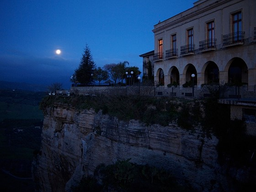
#> input picture Low-light-Image-Enhancement/2.bmp, 256 x 192 px, shrunk from 560 x 420 before the run
$ python demo.py   (older library calls are emulated)
#> lines starting #> are read from the running program, lines starting #| are printed output that depends on the picture
### Low-light-Image-Enhancement/exposure_enhancement.py
import numpy as np
import cv2
from scipy.spatial import distance
from scipy.ndimage.filters import convolve
from scipy.sparse import diags, csr_matrix
from scipy.sparse.linalg import spsolve

from utils import get_sparse_neighbor


def create_spacial_affinity_kernel(spatial_sigma: float, size: int = 15):
    # creates a kernel used for computing spatial affinity based Gaussian weights.
    kernel = np.zeros((size, size))
    for i in range(size):
        for j in range(size):
            kernel[i, j] = np.exp(-0.5 * (distance.euclidean((i, j), (size // 2, size // 2)) ** 2) / (spatial_sigma ** 2))

    return kernel


def compute_smoothness_weights(L: np.ndarray, x: int, kernel: np.ndarray, eps: float = 1e-3):
    # computing the smoothness weights for the illumination map.
    Lp = cv2.Sobel(L, cv2.CV_64F, int(x == 1), int(x == 0), ksize=1)
    T = convolve(np.ones_like(L), kernel, mode='constant')
    T = T / (np.abs(convolve(Lp, kernel, mode='constant')) + eps)
    return T / (np.abs(Lp) + eps)


def fuse_multi_exposure_images(im: np.ndarray, under_ex: np.ndarray, over_ex: np.ndarray,bc: float = 1, bs: float = 1, be: float = 1):
    # fuses under-exposure and over-exposure corrected images to produce a well-exposed image.
    merge_mertens = cv2.createMergeMertens(bc, bs, be)
    images = [np.clip(x * 255, 0, 255).astype("uint8") for x in [im, under_ex, over_ex]]
    fused_images = merge_mertens.process(images)
    return fused_images


def refine_illumination_map_linear(L: np.ndarray, gamma: float, lambda_: float, kernel: np.ndarray, eps: float = 1e-3):
    # Defines the illumination map based on an optimization problem described in the DUAL and LIME papers
    # compute smoothness weights
    wx = compute_smoothness_weights(L, x=1, kernel=kernel, eps=eps)
    wy = compute_smoothness_weights(L, x=0, kernel=kernel, eps=eps)

    n, m = L.shape
    L_1d = L.copy().flatten()

    # compute the five-point spatially inhomogeneous Laplacian matrix
    row, column, data = [], [], []
    for p in range(n * m):
        diag = 0
        for q, (k, l, x) in get_sparse_neighbor(p, n, m).items():
            weight = wx[k, l] if x else wy[k, l]
            row.append(p)
            column.append(q)
            data.append(-weight)
            diag += weight
        row.append(p)
        column.append(p)
        data.append(diag)
    F = csr_matrix((data, (row, column)), shape=(n * m, n * m))

    # solve the linear system
    Id = diags([np.ones(n * m)], [0])
    A = Id + lambda_ * F
    L_refined = spsolve(csr_matrix(A), L_1d, permc_spec=None, use_umfpack=True).reshape((n, m))

    # gamma correction
    L_refined = np.clip(L_refined, eps, 1) ** gamma

    return L_refined


def correct_underexposure(im: np.ndarray, gamma: float, lambda_: float, kernel: np.ndarray, eps: float = 1e-3):
    #correct underexposudness using the retinex based algorithm presented in DUAL and LIME paper.
    # first estimation of the illumination map
    L = np.max(im, axis=-1)
    # illumination refinement
    L_refined = refine_illumination_map_linear(L, gamma, lambda_, kernel, eps)

    # correct image underexposure
    L_refined_3d = np.repeat(L_refined[..., None], 3, axis=-1)
    im_corrected = im / L_refined_3d
    return im_corrected


def enhance_image_exposure(im: np.ndarray, gamma: float, lambda_: float, dual: bool = True, sigma: int = 3,bc: float = 1, bs: float = 1, be: float = 1, eps: float = 1e-3):
    #Enhance input image, using either DUAL method, or LIME method
    # create spacial affinity kernel
    kernel = create_spacial_affinity_kernel(sigma)

    # correct underexposudness
    im_normalized = im.astype(float) / 255.
    under_corrected = correct_underexposure(im_normalized, gamma, lambda_, kernel, eps)

    if dual:
        # correct overexposure and merge if DUAL method is selected
        inv_im_normalized = 1 - im_normalized
        over_corrected = 1 - correct_underexposure(inv_im_normalized, gamma, lambda_, kernel, eps)
        # fuse images
        im_corrected = fuse_multi_exposure_images(im_normalized, under_corrected, over_corrected, bc, bs, be)
    else:
        im_corrected = under_corrected

    # convert to 8 bits and returns
    return np.clip(im_corrected * 255, 0, 255).astype("uint8")

### Low-light-Image-Enhancement/utils.py
def get_sparse_neighbor(p: int, n: int, m: int):
    """Returns a dictionnary, where the keys are index of 4-neighbor of `p` in the sparse matrix,
       and values are tuples (i, j, x), where `i`, `j` are index of neighbor in the normal matrix,
       and x is the direction of neighbor.

    Arguments:
        p {int} -- index in the sparse matrix.
        n {int} -- number of rows in the original matrix (non sparse).
        m {int} -- number of columns in the original matrix.

    Returns:
        dict -- dictionnary containing indices of 4-neighbors of `p`.
    """
    i, j = p // m, p % m
    d = {}
    if i - 1 >= 0:
        d[(i - 1) * m + j] = (i - 1, j, 0)
    if i + 1 < n:
        d[(i + 1) * m + j] = (i + 1, j, 0)
    if j - 1 >= 0:
        d[i * m + j - 1] = (i, j - 1, 1)
    if j + 1 < m:
        d[i * m + j + 1] = (i, j + 1, 1)
    return d

### Low-light-Image-Enhancement/demo.py
import argparse
from argparse import RawTextHelpFormatter
import glob
from os import makedirs
from os.path import join, exists, basename, splitext

import cv2
from tqdm import tqdm

from exposure_enhancement import enhance_image_exposure

# load images
file = "./2.bmp"
images = [cv2.imread(file)]
# create save directory
directory = "."
# enhance images
for i, image in tqdm(enumerate(images), desc="Enhancing images"):
    gamma = 0.6
    lambda_ = 0.15
    sigma = 3
    bc = 1
    bs = 1
    be = 1
    eps = 1e-3
    useDUAL = True
    enhanced_image = enhance_image_exposure(image, gamma, lambda_, useDUAL,sigma=sigma, bc=bc, bs=bs, be=be, eps=eps)
    filename = basename(file)
    name, ext = splitext(filename)
    method = "DUAL" # change it to DUAL for using DUAL method or LIME for using LIME method
    corrected_name = f"{name}_{method}_g{gamma}_l{lambda_}{ext}"
    cv2.imwrite(join(directory, corrected_name), enhanced_image)
#> this loop made 1 pass
#> (gamma, lambda_, sigma, bc, bs, be, eps, useDUAL) on pass 1: (0.6, 0.15, 3, 1, 1, 1, 0.001, True)
#> pass 1, in correct_underexposure, `L = np.max(im, axis=-1)`:
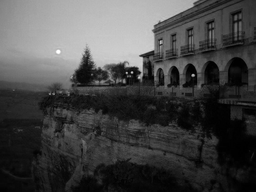
#> L: shape (192, 256) float64; min 0, max 1, mean 0.275
#> pass 1, in compute_smoothness_weights, `Lp = cv2.Sobel(L, cv2.CV_64F, int(x == 1), int(x == 0), ksize=1)`:
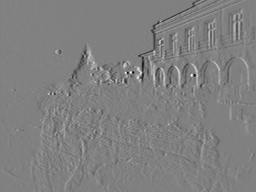
#> Lp: shape (192, 256) float64; min -0.722, max 0.71, mean -0.00117; drawn with min black and max white
#> pass 1, in compute_smoothness_weights, `T = convolve(np.ones_like(L), kernel, mode='constant')`:
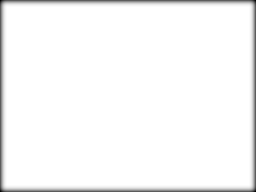
#> T: shape (192, 256) float64; min 17.76, max 55.2, mean 54; drawn with min black and max white
